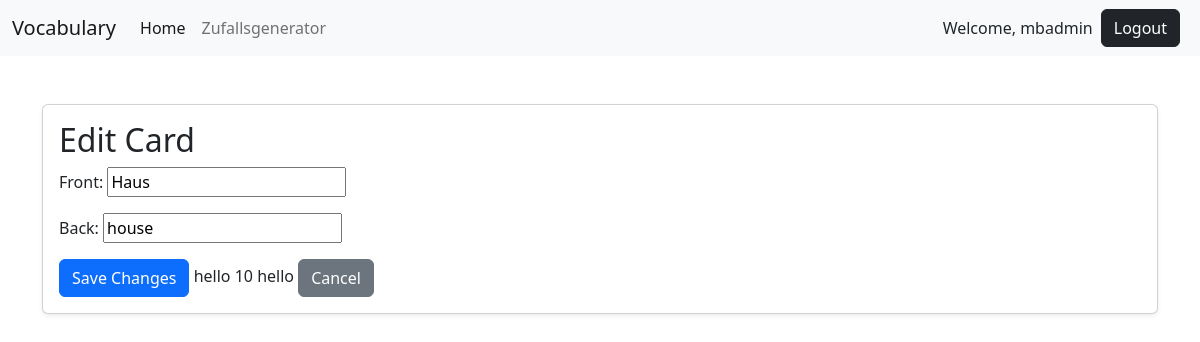
The page /stack/10/card/15/edit/ (signed in) on the database its author committed.
### vocab/models.py (models this page shows, shortened)
class Card(models.Model):
    front = models.CharField(max_length=1000)
    back = models.CharField(max_length=1000)
    user = models.ForeignKey(User, on_delete=models.CASCADE)
    stack = models.ForeignKey(
        Stack, on_delete=models.CASCADE, related_name='cards')
    created_at = models.DateTimeField(default=timezone.now)  # Timestamp field
    correct_answers = models.PositiveIntegerField(default=0)
    incorrect_answers = models.PositiveIntegerField(default=0)
    quiz_results = models.TextField(default='')
    last_quiz_timestamp = models.DateTimeField(blank=True, null=True)  # Timestamp of the last quiz

class Stack(models.Model):
    name = models.CharField(max_length=255)
    user = models.ForeignKey(User, on_delete=models.CASCADE)
    created_at = models.DateTimeField(auto_now_add=True)  # Timestamp field
    last_quiz_timestamp = models.DateTimeField(null=True, blank=True)  # Add this field

### vocab/views.py (the view, shortened to what this page needs)
class EditCardView(UpdateView):
    model = Card
    fields = ['front', 'back']  # Adjust fields according to your model
    template_name = 'vocab/edit_card.html'
    def get_context_data(self, **kwargs):
        context = super().get_context_data(**kwargs)
        context['stack'] = self.object.stack
        return context

### vocab/templates/vocab/edit_card.html (shortened to what this page needs)
{% extends 'profiles/base.html' %}
{% block content %}
<div class="container mt-5">
    <div class="card shadow-sm">
        <div class="card-body">
            <h2 class="card-title">Edit Card</h2>
            <form method="post">
                {{ form.as_p }}
                <button type="submit" class="btn btn-primary">Save Changes</button>
                hello
                {{stack.id}}
                hello
                <a href="{% url 'vocab:stack_detail' stack.id %}" class="btn btn-secondary">Cancel</a>
            </form>
        </div>
    </div>
</div>
{% endblock %}

### profiles/templates/profiles/navbar.html (shortened to what this page needs)
<nav class="navbar navbar-expand-lg bg-light">
  <div class="container-fluid">
    <a class="navbar-brand" href="{% url 'vocab:home' %}">Vocabulary</a>
    <div class="collapse navbar-collapse" id="navbarSupportedContent">
      <ul class="navbar-nav me-auto mb-2 mb-lg-0">
        <li class="nav-item">
          <a class="nav-link active" aria-current="page" href="{% url 'vocab:home' %}">Home</a>
        </li>
        <li class="nav-item">
          <a class="nav-link" href="{% url 'vocab:random_direction' %}">Zufallsgenerator</a>
        </li>
      </ul>
      {% if user.is_authenticated %}
      <li class="nav-item nav-link">
        Welcome, {{ user.username }}
      </li>
      <li class="nav-item nav-link">
        <form action="{% url 'profiles:logout' %}" method="post" style="display:inline;">
          <button class="btn btn-dark mx-2" type="submit">Logout</button>
        </form>
      </li>
      {% else %}
        <li class="d-flex nav-item">
          <a class="nav-link" href="{% url 'profiles:login' %}">Login</a>
          <span class="nav-link mx-2">|</span>
          <a class="nav-link" href="{% url 'profiles:register' %}">Register</a>
        </li>
      {% endif %}
    </div>
  </div>
</nav>

### rows shown on the page
Card: front "Haus", back "house"
Stack: id "10"

### other values the page prints
{{ user.username }} "mbadmin"
